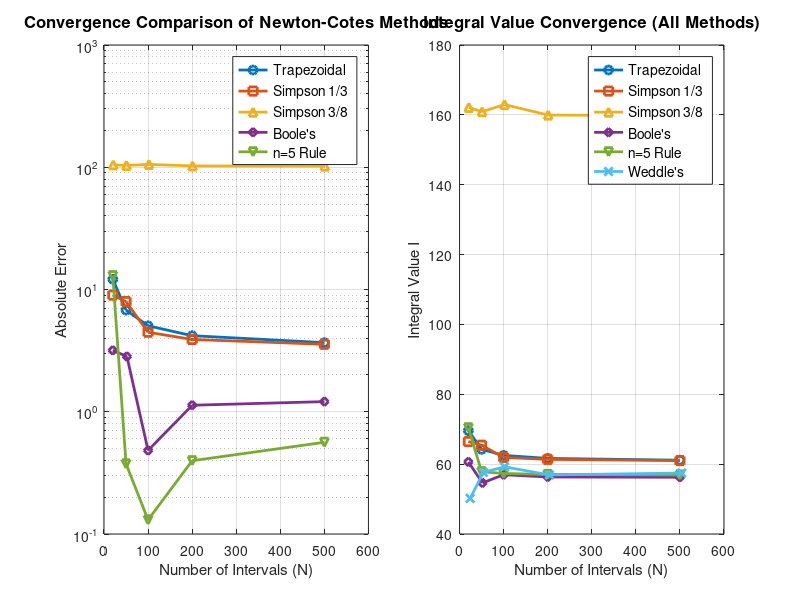

Reproduce this figure in MATLAB.
%% Composite Newton-Cotes Methods for Piecewise Integral
% Integral: I = ∫₀¹⁰⁰ f(x) dx
% where f(x) is piecewise defined as:
%   f(x) = 0,                                        0 <= x < 30
%   f(x) = -9.1688e-6*x³ + 2.7961e-3*x² - 0.28487*x + 9.6778,  30 <= x <= 100
%   f(x) = 0,                                        x > 100

clear; clc; close all;

%% Define the piecewise function
function y = f(x)
    y = zeros(size(x));
    
    % Region 1: 0 <= x < 30, f(x) = 0
    mask1 = (x >= 0) & (x < 30);
    y(mask1) = 0;
    
    % Region 2: 30 <= x <= 100, f(x) = cubic polynomial
    mask2 = (x >= 30) & (x <= 100);
    y(mask2) = -9.1688e-6 * x(mask2).^3 + 2.7961e-3 * x(mask2).^2 - ...
              0.2848700 * x(mask2) + 9.6778;
    
    % Region 3: 100 < x, f(x) = 0
    mask3 = (x > 100);
    y(mask3) = 0;
end

%% Integration parameters
a = 0;      % Lower limit
b = 100;    % Upper limit
N_values = [20, 50, 100, 200, 500];  % Number of intervals

fprintf('\n====================================================================\n');
fprintf('  COMPOSITE NEWTON-COTES METHODS FOR PIECEWISE INTEGRAL\n');
fprintf('  Integration: ∫₀¹⁰⁰ f(x) dx\n');
fprintf('====================================================================\n\n');

%% Method 1: Composite Trapezoidal Rule (n=1, O(h²))
fprintf('\n========================================\n');
fprintf('METHOD 1: COMPOSITE TRAPEZOIDAL RULE (n=1)\n');
fprintf('Convergence: O(h²)\n');
fprintf('Formula: I ≈ (h/2)[y₀ + 2(y₁+...+y_{N-1}) + y_N]\n');
fprintf('========================================\n\n');

trap_results = [];
for N = N_values
    h = (b - a) / N;
    x = linspace(a, b, N+1);
    y_vals = f(x);
    
    I_trap = (h/2) * (y_vals(1) + 2*sum(y_vals(2:N)) + y_vals(N+1));
    
    trap_results = [trap_results; N, h, I_trap];
    fprintf('N = %4d,  h = %8.6f,  I = %.10f\n', N, h, I_trap);
end

%% Method 2: Composite Simpson's 1/3 Rule (n=2, O(h⁴))
fprintf('\n========================================\n');
fprintf('METHOD 2: COMPOSITE SIMPSON 1/3 RULE (n=2)\n');
fprintf('Convergence: O(h⁴)\n');
fprintf('Formula: I ≈ (h/3)[y₀ + 4(y₁+y₃+...) + 2(y₂+y₄+...) + y_N]\n');
fprintf('========================================\n\n');

simp13_results = [];
for N = N_values
    if mod(N, 2) ~= 0, N = N + 1; end  % Ensure N is even
    
    h = (b - a) / N;
    x = linspace(a, b, N+1);
    y_vals = f(x);
    
    sum_odd = sum(y_vals(2:2:N));      % y₁, y₃, y₅, ...
    sum_even = sum(y_vals(3:2:N-1));   % y₂, y₄, y₆, ...
    
    I_simp13 = (h/3) * (y_vals(1) + 4*sum_odd + 2*sum_even + y_vals(N+1));
    
    simp13_results = [simp13_results; N, h, I_simp13];
    fprintf('N = %4d,  h = %8.6f,  I = %.10f\n', N, h, I_simp13);
end

%% Method 3: Composite Simpson's 3/8 Rule (n=3, O(h⁴))
fprintf('\n========================================\n');
fprintf('METHOD 3: COMPOSITE SIMPSON 3/8 RULE (n=3)\n');
fprintf('Convergence: O(h⁴)\n');
fprintf('Formula: I ≈ (3h/8)[y₀ + 3(y₁+y₂+y₄+y₅+...) + 2(y₃+y₆+...) + y_N]\n');
fprintf('========================================\n\n');

simp38_results = [];
for N = N_values
    if mod(N, 3) ~= 0, N = N + (3 - mod(N, 3)); end  % Ensure N divisible by 3
    
    h = (b - a) / N;
    x = linspace(a, b, N+1);
    y_vals = f(x);
    
    I_simp38 = (3*h/8) * (y_vals(1) + y_vals(N+1));
    for i = 2:N
        weight_index = mod(i-1, 3);
        if weight_index == 0
            weight = 3;
        else  % weight_index == 1 or 2
            weight = 9;
        end
        I_simp38 = I_simp38 + (3*h/8) * weight * y_vals(i);
    end
    
    simp38_results = [simp38_results; N, h, I_simp38];
    fprintf('N = %4d,  h = %8.6f,  I = %.10f\n', N, h, I_simp38);
end

%% Method 4: Composite Boole's Rule (n=4, O(h⁶))
fprintf('\n========================================\n');
fprintf('METHOD 4: COMPOSITE BOOLE''S RULE (n=4)\n');
fprintf('Convergence: O(h⁶)\n');
fprintf('Formula: I ≈ (2h/45) with weights [7, 32, 12, 32, 7] repeating\n');
fprintf('========================================\n\n');

boole_results = [];
for N = N_values
    if mod(N, 4) ~= 0, N = N + (4 - mod(N, 4)); end  % Ensure N divisible by 4
    
    h = (b - a) / N;
    x = linspace(a, b, N+1);
    y_vals = f(x);
    
    I_boole = (2*h/45) * (y_vals(1) + y_vals(N+1));
    for i = 2:N
        weight_index = mod(i-1, 4);
        switch weight_index
            case 0, weight = 7;
            case 1, weight = 32;
            case 2, weight = 12;
            case 3, weight = 32;
        end
        I_boole = I_boole + (2*h/45) * weight * y_vals(i);
    end
    
    boole_results = [boole_results; N, h, I_boole];
    fprintf('N = %4d,  h = %8.6f,  I = %.10f\n', N, h, I_boole);
end

%% Method 5: Composite n=5 Rule (6-point rule, O(h⁶))
fprintf('\n========================================\n');
fprintf('METHOD 5: COMPOSITE n=5 RULE (6-point rule)\n');
fprintf('Convergence: O(h⁶)\n');
fprintf('Formula: I ≈ (5h/288) with weights [19, 75, 50, 50, 75] repeating\n');
fprintf('========================================\n\n');

n5_results = [];
for N = N_values
    if mod(N, 5) ~= 0, N = N + (5 - mod(N, 5)); end  % Ensure N divisible by 5
    
    h = (b - a) / N;
    x = linspace(a, b, N+1);
    y_vals = f(x);
    
    I_n5 = (5*h/288) * (y_vals(1) + y_vals(N+1));
    for i = 2:N
        weight_index = mod(i-1, 5);
        switch weight_index
            case 0, weight = 19;
            case 1, weight = 75;
            case 2, weight = 50;
            case 3, weight = 50;
            case 4, weight = 75;
        end
        I_n5 = I_n5 + (5*h/288) * weight * y_vals(i);
    end
    
    n5_results = [n5_results; N, h, I_n5];
    fprintf('N = %4d,  h = %8.6f,  I = %.10f\n', N, h, I_n5);
end

%% Method 6: Composite Weddle's Rule (n=6, 7-point rule, O(h⁸))
fprintf('\n========================================\n');
fprintf('METHOD 6: COMPOSITE WEDDLE''S RULE (n=6, 7-point rule)\n');
fprintf('Convergence: O(h⁸) - Highest accuracy\n');
fprintf('Formula: I ≈ (h/140) with weights [41, 216, 27, 272, 27, 216] repeating\n');
fprintf('========================================\n\n');

weddle_results = [];
for N = N_values
    if mod(N, 6) ~= 0, N = N + (6 - mod(N, 6)); end  % Ensure N divisible by 6
    
    h = (b - a) / N;
    x = linspace(a, b, N+1);
    y_vals = f(x);
    
    I_weddle = (h/140) * (y_vals(1) + y_vals(N+1));
    for i = 2:N
        weight_index = mod(i-1, 6);
        switch weight_index
            case 0, weight = 41;
            case 1, weight = 216;
            case 2, weight = 27;
            case 3, weight = 272;
            case 4, weight = 27;
            case 5, weight = 216;
        end
        I_weddle = I_weddle + (h/140) * weight * y_vals(i);
    end
    
    weddle_results = [weddle_results; N, h, I_weddle];
    fprintf('N = %4d,  h = %8.6f,  I = %.10f\n', N, h, I_weddle);
end

%% Summary Comparison Table
fprintf('\n====================================================================\n');
fprintf('  SUMMARY - COMPARISON AT N = 500 INTERVALS\n');
fprintf('====================================================================\n\n');

N_summary = 500;
fprintf('%-30s %15s %12s\n', 'Method', 'Integral Value', 'Convergence');
fprintf('%-30s %15s %12s\n', repmat('-', 1, 30), repmat('-', 1, 15), repmat('-', 1, 12));

fprintf('%-30s %15.10f %12s\n', 'Trapezoidal (n=1)', trap_results(end,3), 'O(h²)');
fprintf('%-30s %15.10f %12s\n', 'Simpson 1/3 (n=2)', simp13_results(end,3), 'O(h⁴)');
fprintf('%-30s %15.10f %12s\n', 'Simpson 3/8 (n=3)', simp38_results(end,3), 'O(h⁴)');
fprintf('%-30s %15.10f %12s\n', 'Boole''s Rule (n=4)', boole_results(end,3), 'O(h⁶)');
fprintf('%-30s %15.10f %12s\n', 'n=5 Rule (6-point)', n5_results(end,3), 'O(h⁶)');
fprintf('%-30s %15.10f %12s\n', 'Weddle''s Rule (n=6)', weddle_results(end,3), 'O(h⁸)');

fprintf('\n');
fprintf('Note: All methods converge to the same value as N increases (h → 0).\n');
fprintf('Weddle''s Rule (O(h⁸)) provides highest accuracy for smooth functions.\n');
fprintf('Simpson 1/3 (O(h⁴)) offers good balance between accuracy and computation.\n');

%% Visualization
figure('Position', [100 100 1200 600]);

% Plot 1: Convergence comparison
subplot(1, 2, 1);
semilogy(trap_results(:,1), abs(trap_results(:,3) - weddle_results(end,3)), 'o-', 'LineWidth', 2, 'DisplayName', 'Trapezoidal');
hold on;
semilogy(simp13_results(:,1), abs(simp13_results(:,3) - weddle_results(end,3)), 's-', 'LineWidth', 2, 'DisplayName', 'Simpson 1/3');
semilogy(simp38_results(:,1), abs(simp38_results(:,3) - weddle_results(end,3)), '^-', 'LineWidth', 2, 'DisplayName', 'Simpson 3/8');
semilogy(boole_results(:,1), abs(boole_results(:,3) - weddle_results(end,3)), 'd-', 'LineWidth', 2, 'DisplayName', 'Boole''s');
semilogy(n5_results(:,1), abs(n5_results(:,3) - weddle_results(end,3)), 'v-', 'LineWidth', 2, 'DisplayName', 'n=5 Rule');
xlabel('Number of Intervals (N)', 'FontSize', 11);
ylabel('Absolute Error', 'FontSize', 11);
title('Convergence Comparison of Newton-Cotes Methods', 'FontSize', 12, 'FontWeight', 'bold');
grid on;
legend('FontSize', 10);

% Plot 2: Integral values convergence
subplot(1, 2, 2);
plot(trap_results(:,1), trap_results(:,3), 'o-', 'LineWidth', 2, 'DisplayName', 'Trapezoidal');
hold on;
plot(simp13_results(:,1), simp13_results(:,3), 's-', 'LineWidth', 2, 'DisplayName', 'Simpson 1/3');
plot(simp38_results(:,1), simp38_results(:,3), '^-', 'LineWidth', 2, 'DisplayName', 'Simpson 3/8');
plot(boole_results(:,1), boole_results(:,3), 'd-', 'LineWidth', 2, 'DisplayName', 'Boole''s');
plot(n5_results(:,1), n5_results(:,3), 'v-', 'LineWidth', 2, 'DisplayName', 'n=5 Rule');
plot(weddle_results(:,1), weddle_results(:,3), 'x-', 'LineWidth', 2, 'DisplayName', 'Weddle''s');
xlabel('Number of Intervals (N)', 'FontSize', 11);
ylabel('Integral Value I', 'FontSize', 11);
title('Integral Value Convergence (All Methods)', 'FontSize', 12, 'FontWeight', 'bold');
grid on;
legend('FontSize', 10);

fprintf('\nGraphs generated and saved as figure.\n');
